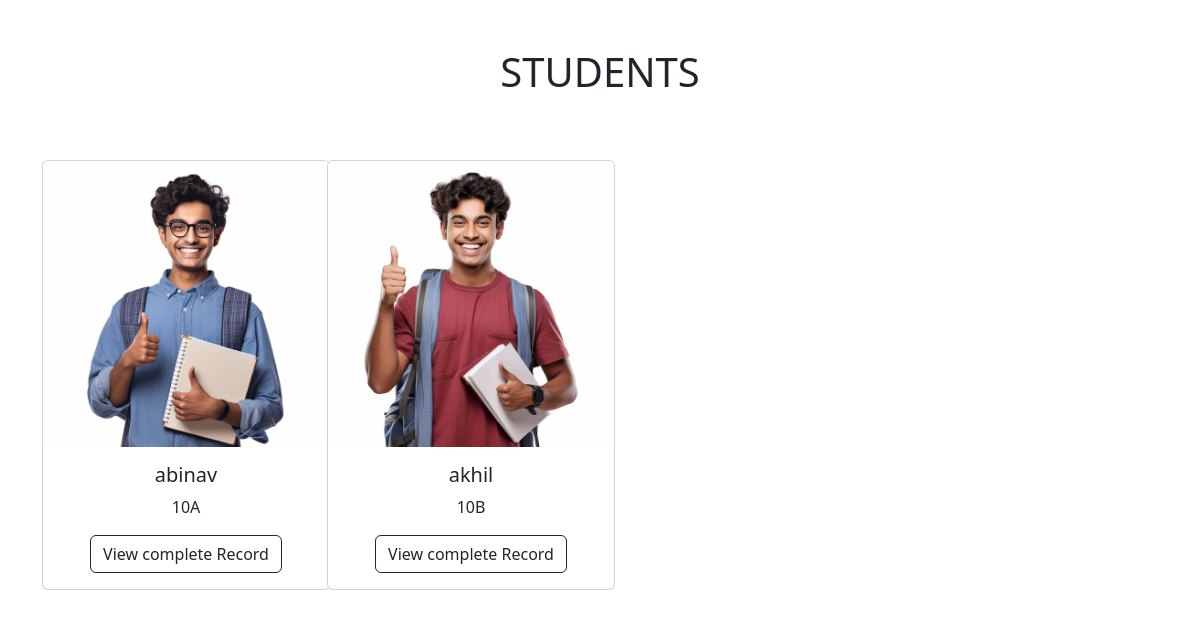
The page / on the database its author committed.
### app/models.py (models this page shows, shortened)
class Student(models.Model):
    name=models.CharField(max_length=250)
    nickname=models.CharField(max_length=250)
    birthdate=models.CharField(max_length=10)
    gardion=models.CharField(max_length=250)
    gender=models.CharField(max_length=250)
    nationality=models.CharField(max_length=250)
    cls=models.CharField(max_length=250)
    address=models.CharField(max_length=550)
    phone=models.CharField(max_length=10)
    email=models.CharField(max_length=250)
    teacher=models.CharField(max_length=250)
    enrollmentdate=models.CharField(max_length=10)
    status=models.CharField(max_length=10)
    sub=models.CharField(max_length=250)
    state=models.CharField(max_length=250)
    city=models.CharField(max_length=250)
    country=models.CharField(max_length=250)
    zip=models.CharField(max_length=6)
    img=models.ImageField(upload_to='gallery')

### app/views.py (the view)
# urls.py: path('',views.index,name='index'),
def index(request):
    content=Student.objects.all()
    data={
        'result':content
    }
    return render(request,'index.html',data)

### templates/index.html (shortened to what this page needs)
{% load static %}
<!doctype html>
<html lang="en">
  <head>
    <link href="https://cdn.jsdelivr.net/npm/bootstrap@5.2.3/dist/css/bootstrap.min.css" rel="stylesheet">
    <link rel="stylesheet" href="{% static 'css/index.css' %}">
  </head>
  <body>
    <h1 class="text-center my-5">STUDENTS</h1>
      <div class="container mt-5">
        <div class="row">
      {% for i in result %}
        <div class="col-lg-3 my-3">
        <div class="card " style="width: 18rem;">
            <img src="{{ i.img.url }}" class="card-img-top" alt="...">
            <div class="card-body text-center">
            <h5 class="card-title">{{i.name}}</h5>
            <p>{{i.cls}}</p>
            <a href="{% url 'details' i.pk %}" class="btn btn-outline-dark">View complete Record</a>
            </div>
        </div>
        </div>
      {% endfor %}
    </div>
    </div>
  </body>
</html>

### rows shown on the page
Student: img (picture), name "abinav", cls "10A"
Student: img (picture), name "akhil", cls "10B"
